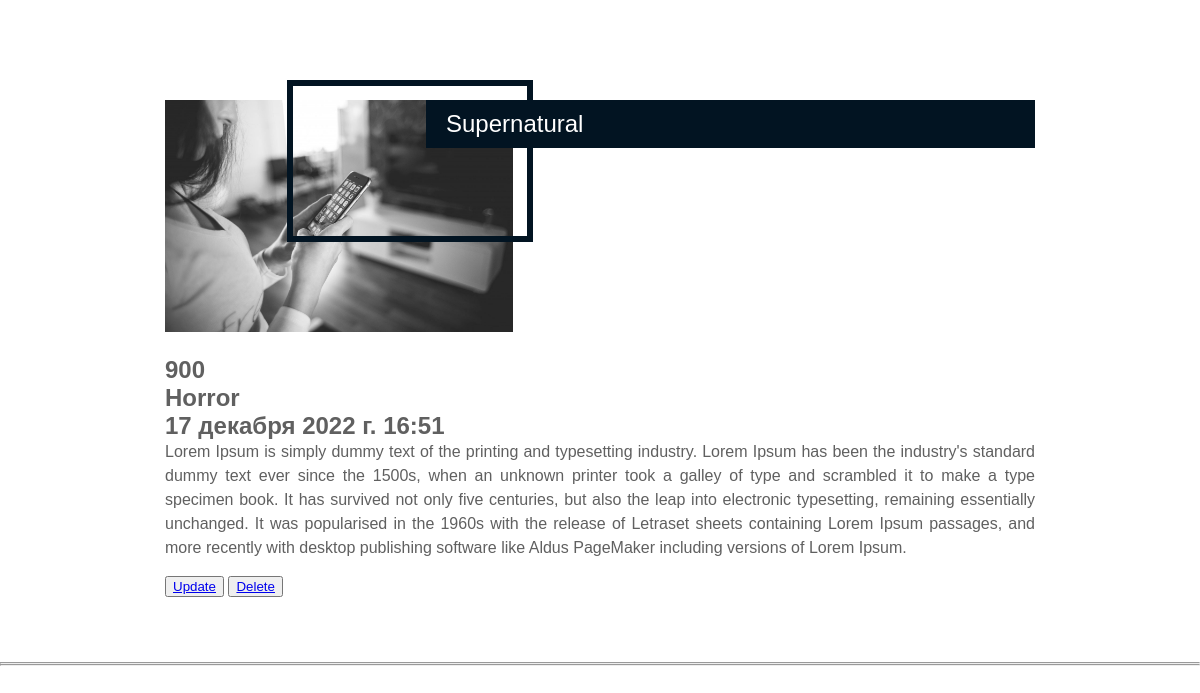
/tv_show_detail/2/, run on an earlier commit of the app's database.
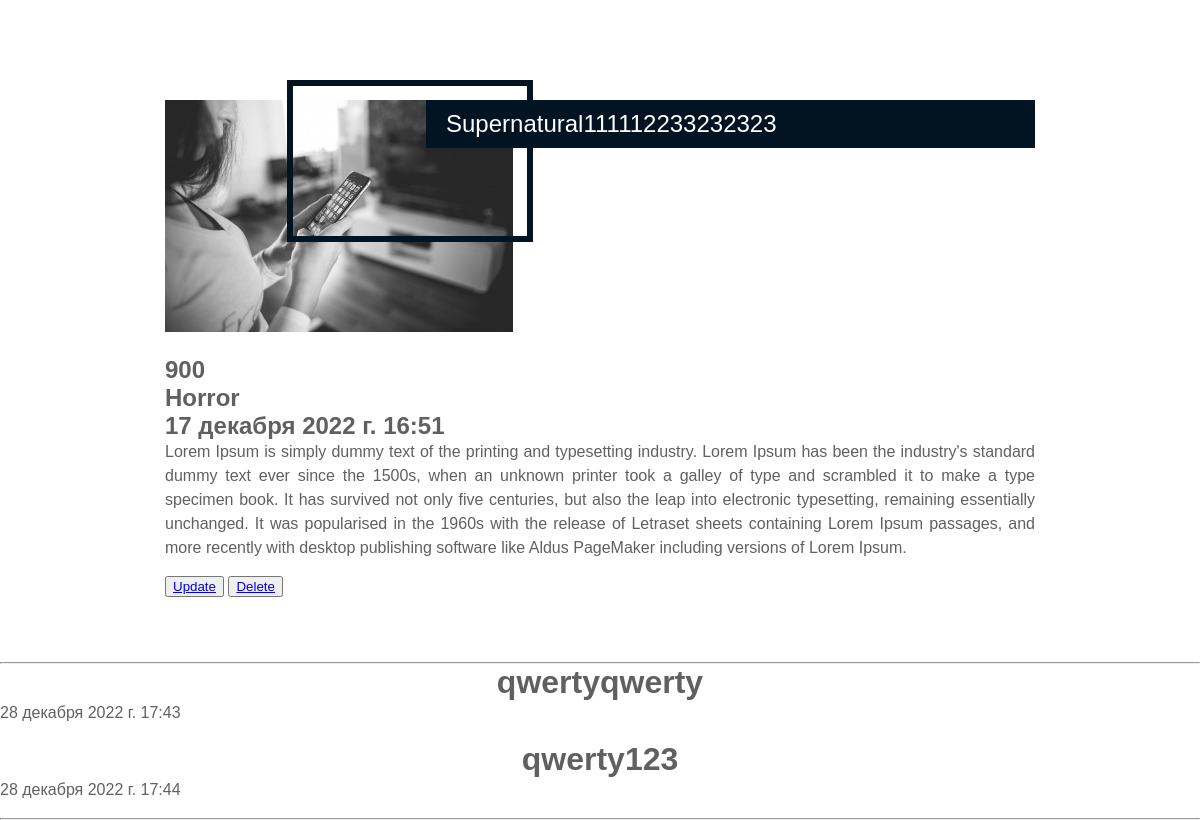
And on a later commit of the database.
### tv_show/models.py (models this page shows, shortened)
class TvShow(models.Model):
    GENRE = (
        ("Detective", "Detective"),
        ("Horror", "Horror"),
        ("Anime", "Anime"),
        ("Comedy", "Comedy"),
        ("Document", "Document"),
    )
    title = models.CharField(max_length=100)
    image = models.ImageField(upload_to="")
    description = models.TextField()
    quantity = models.PositiveIntegerField()
    genre = models.CharField(max_length=100, choices=GENRE)
    created_date = models.DateTimeField(auto_now_add=True, null=True)

class CommentTvShow(models.Model):
    choice_show = models.ForeignKey(
        TvShow, on_delete=models.CASCADE, related_name="comment_object"
    )
    text = models.TextField()
    created_date = models.DateTimeField(auto_now_add=True)

### tv_show/views.py (the view)
# urls.py: path("tv_show_detail/<int:id>/", views.TvShowDetailView.as_view(), name="detail"),
class TvShowDetailView(generic.DetailView):
    template_name = "tv_show_detail.html"
    def get_object(self, **kwargs):
        show_id = self.kwargs.get("id")
        return get_object_or_404(models.TvShow, id=show_id)

### templates/tv_show_detail.html (shortened to what this page needs)
<!DOCTYPE html>
{% load static %}
<html lang="en">
<head>
    <link rel="stylesheet" href="{% static 'css/style_detail.css' %}">
</head>
<body>
<div class="container">
    <div class="post">
        <div class="post-header">
            <div class="post-image">
                <img src="{{object.image.url}}">
            </div>
            <h1>{{object.title}}</h1>
            <h2>{{object.quantity}}</h2>
            <h2>{{object.genre}}</h2>
            <h2>{{object.created_date}}</h2>
        </div>
        <div class="post-content">
            <p>
                {{object.description}}
            </p>
        </div>
        <button><a href="/tv_show/{{object.id}}/update/">Update</a></button>
        <button><a href="/tv_show/{{object.id}}/delete/">Delete</a></button>
    </div>
</div>
<center>
<hr>
{% for i in object.comment_object.all %}
<h1>{{i.text}}</h1>
<p>{{i.created_date}}</p>
{% endfor %}
<hr>
    </center>
</body>
</html>

What changed in the data, as far as the page shows it:
changed TvShow "Horror": title "Supernatural" → "Supernatural111112233232323"
added CommentTvShow: text "qwertyqwerty", created_date "28 декабря 2022 г. 17:43"
added CommentTvShow: text "qwerty123", created_date "28 декабря 2022 г. 17:44"
